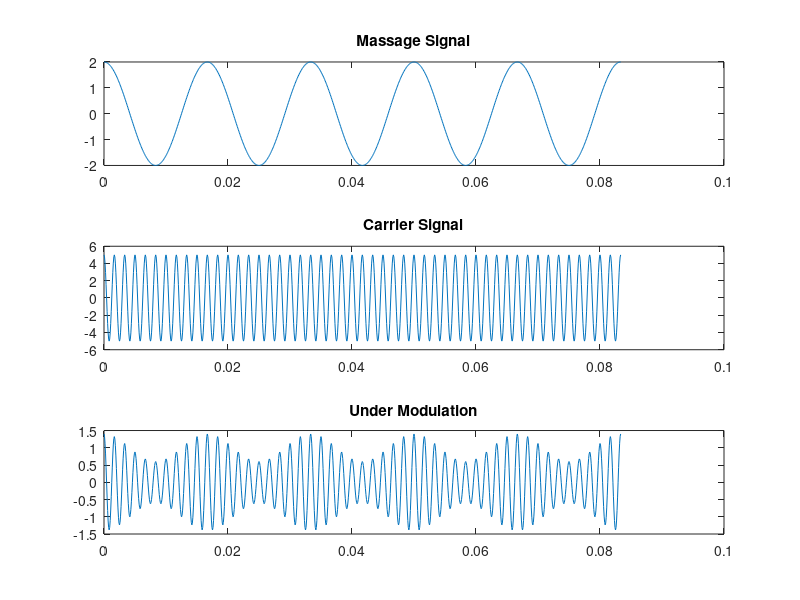

This chart was generated by the following MATLAB code:
Am = 2;
Ac = 5;
Fm = 60 ;
Fc = 600;
t  = 0:1/12000:1/12;

M  = Am*cos(2*pi*Fm*t);
C  = Ac*cos(2*pi*Fc*t);

subplot(3,1,1);
plot(t,M);
title('Massage Signal');
subplot(3,1,2);
plot(t,C);
title('Carrier Signal');

i  = Am/Ac;
if(i<1)
    S = (1+(i*cos(2*pi.*Fm.*t))).*cos(2*pi.*Fc.*t);
    subplot(3,1,3);
    plot(t,S);
    title('Under Modulation');
elseif(i == 1)
     S = (1+(i*cos(2*pi.*Fm.*t))).*cos(2*pi.*Fc.*t);
     subplot(3,1,3);
     plot(t,S);
     title('Critical Modulation');
elseif(i>1)
    S = (1+(i*cos(2*pi.*Fm.*t))).*cos(2*pi.*Fc.*t);
    subplot(3,1,3);
    plot(t,S);
    title('Over Modulation');
end
    
    